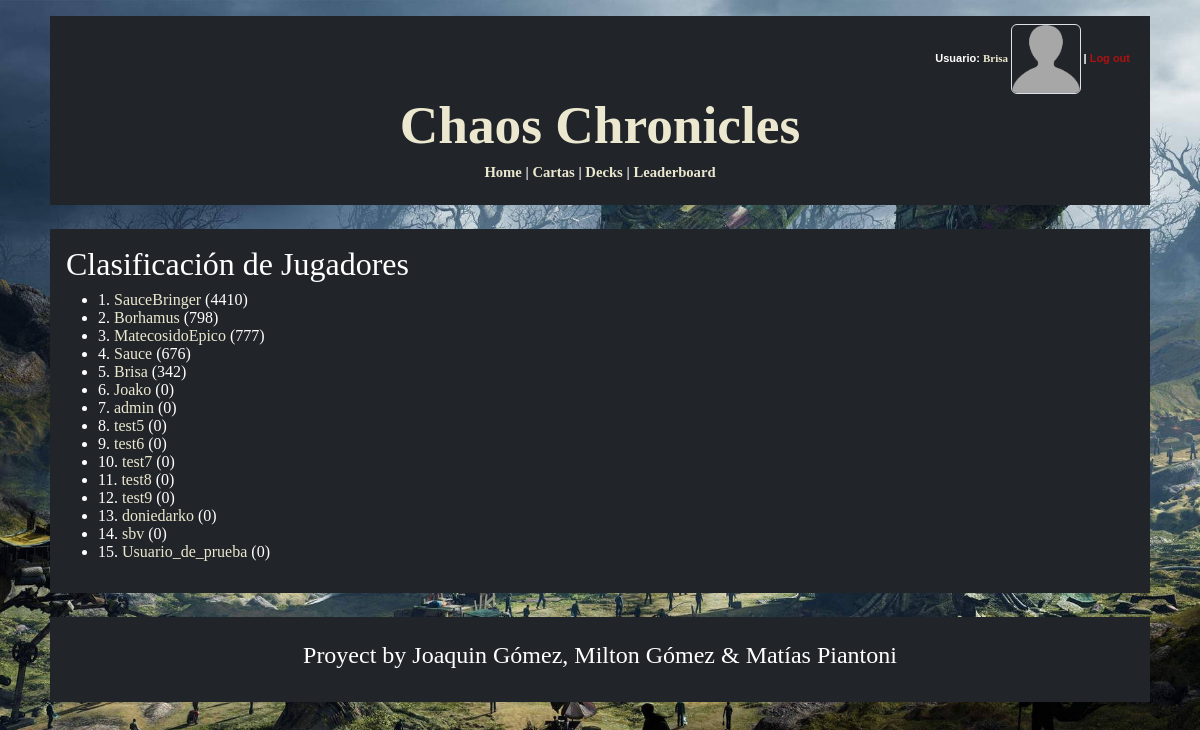
Screenshot of /leaderboard/ (signed in) with the database file from the repository.
### logica/models.py (models this page shows, shortened)
class Jugador(AbstractUser):
    ScoreTotal = models.SmallIntegerField(default=0)
    PartidasGanadas = models.IntegerField(default=0)
    PartidasPerdidas = models.IntegerField(default=0)
    Decks = models.ManyToManyField(Deck, blank=True)
    FotoPerfil = models.ImageField(blank=True, upload_to='perfilimages/')
    deck_seleccionado = models.ForeignKey('Deck', on_delete=models.SET_NULL, null=True, blank=True, related_name='jugador_seleccionado')
    def get_absolute_url(self):
        return reverse('user_profile', kwargs={'pk': self.pk})

### logica/views.py (the view)
# urls.py: path('leaderboard/', LeaderboardView.as_view(), name='leaderboard'),
class LeaderboardView(ListView):
    model = Jugador
    template_name = 'leaderboard.html'
    context_object_name = 'jugadores'
    ordering = ['-ScoreTotal']

### logica/templates/leaderboard.html (shortened to what this page needs)
{% extends "base_generic.html" %}
{% block content %}
    <div>
        <h2>Clasificación de Jugadores</h2>
        <ul>
            {% for jugador in jugadores %}
                <li>{{forloop.counter}}. <a class = "menu-buttons" href="{{ jugador.get_absolute_url }}">{{ jugador.username }}</a> ({{ jugador.ScoreTotal }}) </li>
            {% endfor %}
        </ul>
    </div>
{% endblock %}

### logica/templates/base_generic.html (shortened to what this page needs)
<!DOCTYPE html>
<html lang="en">
    <head>
        <link href="https://cdn.jsdelivr.net/npm/bootstrap@5.3.3/dist/css/bootstrap.min.css" rel="stylesheet">
    </head>
    <body>
        <div class = "custom-container p-2 mt-3 bg-dark text-white">
            <div class = "menu">
                <div class = "container-fluid bg-dark text-white">
                    <div class="row">
                        <div class="col-sm-12">
                            <nav>
                                {% if user.is_authenticated %}
                                    <div class = "log-bar">
                                        Usuario: <a href="{{ user.get_absolute_url }}" style="font:bold 11px Georgia" class = "menu-buttons">{{ user.get_username }}
                                        {% if user.FotoPerfil %}
                                            <img src="{{ user.FotoPerfil.url }}" alt="Foto de Perfil" class="rounded" style="height:70px; width:70px;">
                                        {% else %}
                                            <img src="/media/perfilimages/default-profile.png" alt="Foto de Perfil" class="rounded border" style="height:70px; width:70px;">
                                        {% endif %}
                                        </a>
                                        |
                                        <form action="{% url 'logout' %}" method="post" class = "logout-form"> {% csrf_token %}
                                            <button type="submit" class="logout-button">Log out</button>
                                        </form>
                                    </div>
                                {% else %}
                                    <p class = "log-bar"><a class = "menu-buttons" href="{% url 'login' %}">Log in</a> or <a class = "menu-buttons" href="{% url 'register' %}">Register</a></p>
                                {% endif %}
                            </nav>
                        </div>
                    </div>
                </div>
                <div class="row">
                    <div class = "col-sm-12">
                        <h1 class="title"><a href="{% url 'home' %}" class = "menu-buttons">Chaos Chronicles</a></h1>
                    </div>
                </div>
                <div class="row">
                    <div class = "col-sm-12">
                        <nav class = "menu-items">
                            <p>
                                <a href="{% url 'home' %}" class = "menu-buttons"> Home</a> |
                                <a href="{% url 'carta_list' %}" class = "menu-buttons"> Cartas</a>
                                {% if user.is_authenticated %}
                                    |
                                    <a href="{% url 'deck_list' %}" class = "menu-buttons"> Decks</a> |
                                    <a href="{% url 'leaderboard' %}" class = "menu-buttons"> Leaderboard </a>
                                {% endif %}
                            </p>
                        </nav>
                    </div>
                </div>
            </div>
        </div>
        <div class = "custom-container p-3 my-4 bg-dark text-white">
            {% block content %}
            {% endblock %}
        </div>
        <div class = "custom-container p-4 my-4 bg-dark text-white">
            <h4 style = "text-align: center;"> Proyect by Joaquin Gómez, Milton Gómez & Matías Piantoni </h4>
        </div>
    </body>
</html>

### logica/templates/base_generic.html (style rules this page uses)
body { background-attachment: fixed; background-image: url("/media/media/bg1.jpg"); min-height: 100vh; width: 100%; background-position: center; background-repeat: no-repeat; background-size: cover; font: 12pt Georgia, "Times New Roman", Times, serif; }
.title { text-align: center; font: bold 40pt Georgia, "Times New Roman", Times, serif; }
.menu-items { text-align: center; font: bold 11pt Georgia, "Times New Roman", Times, serif; }
.menu-buttons { color: #ece8d0; text-decoration: none; background: none; border: none; }
.log-bar { text-align: right; font: bold 11px Arial; }
.logout-form { display: inline-block; margin: 0; }
.custom-container { max-width: 1100px; margin: auto; }
.logout-button { background: none; color: rgb(175, 17, 17); border: none; padding: 0; cursor: pointer; text-decoration: none; font: bold 11px Arial; }

### rows the page displays
Jugador: get_username "Brisa", username "Brisa", ScoreTotal "342"
Jugador: username "SauceBringer", ScoreTotal "4410"
Jugador: username "Borhamus", ScoreTotal "798"
Jugador: username "MatecosidoEpico", ScoreTotal "777"
Jugador: username "Sauce", ScoreTotal "676"
Jugador: username "Joako", ScoreTotal "0"
Jugador: username "admin", ScoreTotal "0"
Jugador: username "test5", ScoreTotal "0"
Jugador: username "test6", ScoreTotal "0"
Jugador: username "test7", ScoreTotal "0"
Jugador: username "test8", ScoreTotal "0"
Jugador: username "test9", ScoreTotal "0"
Jugador: username "doniedarko", ScoreTotal "0"
Jugador: username "sbv", ScoreTotal "0"
Jugador: username "Usuario_de_prueba", ScoreTotal "0"
